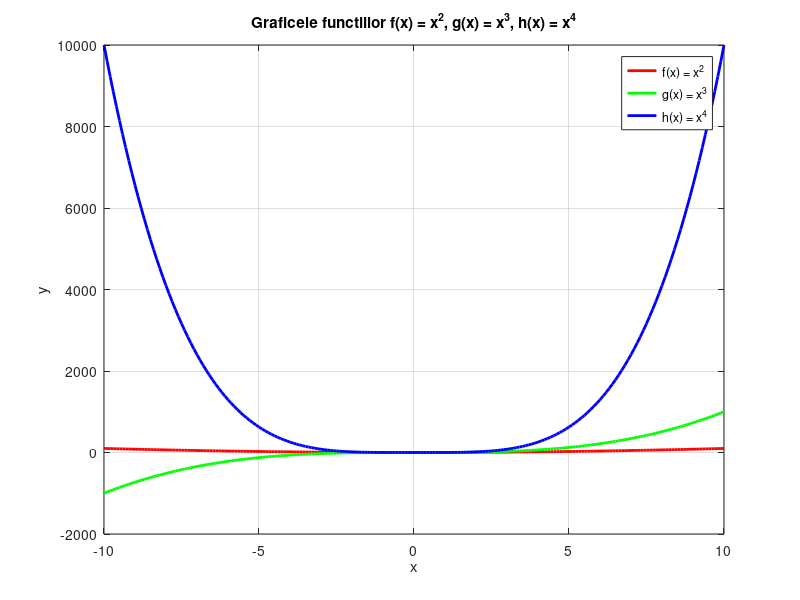

MATLAB code to generate this figure:
% Definirea intervalului
x = -10:0.1:10;

% Definirea functiilor
f = x.^2;
g = x.^3;
h = x.^4;

% Trasarea graficelor
figure;
plot(x, f, 'r', 'LineWidth', 2); hold on;
plot(x, g, 'g', 'LineWidth', 2);
plot(x, h, 'b', 'LineWidth', 2);
hold off;

% Adăugarea de etichete și legendă
title('Graficele functiilor f(x) = x^2, g(x) = x^3, h(x) = x^4');
xlabel('x');
ylabel('y');
legend('f(x) = x^2', 'g(x) = x^3', 'h(x) = x^4');
grid on;
